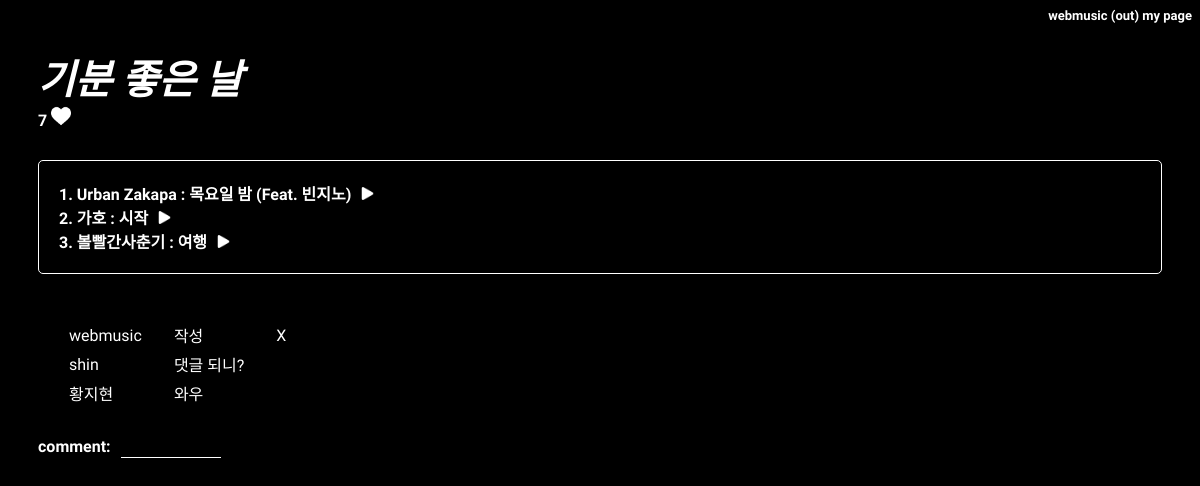
The page /music/2/playlist/ (signed in) on the database its author committed.
### music/models.py (models this page shows, shortened)
class MyPlaylist(models.Model):
    mp_name = models.CharField(max_length=100, null=True)
    mp_like = models.IntegerField(default=0)
    list_pub_date = models.DateTimeField(auto_now=True)
    user_fk = models.ForeignKey(User, on_delete=models.CASCADE, null=True)

class Playlist(models.Model):
    music_fk = models.ForeignKey(Music, on_delete=models.CASCADE, null=True)
    myplaylist_fk = models.ForeignKey(MyPlaylist, on_delete=models.CASCADE, null=True)
    user_fk = models.ForeignKey(User, on_delete=models.CASCADE, null=True)

class Music(models.Model):
    m_like = models.IntegerField(default=0)
    m_title = models.CharField(max_length=100)
    m_videoCd = models.CharField(max_length=100, null=True)
    artist_fk = models.ForeignKey(Artist, on_delete=models.CASCADE)

class Artist(models.Model):
    a_name = models.CharField(max_length=50)
    def __str__(self):
        return self.a_name

class PlaylistComment(models.Model):
    c_contents = models.TextField()
    user_fk = models.ForeignKey(User, on_delete=models.CASCADE, null=True)
    myplaylist_fk = models.ForeignKey(MyPlaylist, on_delete=models.CASCADE, null=True)

### music/views.py (the view, shortened to what this page needs)
# urls.py: path('<int:list_id>/playlist/', views.playlist, name='playlist'),
def playlist(request, list_id):
    playlists = get_object_or_404(models.MyPlaylist, pk=list_id)
    if request.user.is_authenticated:
        user = request.user
        profile = Profile.objects.get(user=user)
        p_liked = profile.like_playlist.filter(id=list_id)
        if p_liked.exists():
            p_liked = False
        else:
            p_liked = True
        context = {'playlists': playlists, 'p_liked': p_liked}
    else:
        context = {'playlists': playlists, 'p_liked': True, 'form': PopupLoginForm()}
    return render(request, 'playlist.html', context)

### templates/playlist.html (shortened to what this page needs)
<head>
</head>
<div id="box">
    {% block html_body %}
    <div style="float: right; font-size:13px;">
        {% if user.is_authenticated %}
        <a class="nav-link" href="{% url 'user:logout' %}?next={{ request.path }}">{{ user.username }} (out)</a>
        <a role="button" class="" href="/music/mypage">my page</a>
        {% else %}
        <a class="nav-link" href="{% url 'user:login' %}?next={{ request.path }}">log in</a> or
        <a role="button" class="" href="{% url 'user:signup' %}?next={{ request.path }}">join</a>
        {% endif %}
    </div>
    <div id="content" style="padding-top: 40px">
        <div id="list_title" style="">
            <h1 style="font-style: italic; font-size:40px; margin:0px">{{ playlists.mp_name }}</h1>
            {{ playlists.mp_like }}
            {% if user.is_authenticated %}
            {% if p_liked %}
            <a id="like_btn1" href="{% url 'music:playlist_like_toggle' playlists.id %}" role="button"
               class="btn btn-outline-primary"><img src="/static/heart-b.png" width="20px"></a>
            {% else %}
            <a id="like_btn2" href="{% url 'music:playlist_like_toggle' playlists.id %}" role="button"
               class="btn btn-outline-primary"><img src="/static/heart.png" width="20px"></a>
            {% endif %}
            {% else %}
            {% comment %}로그인 유도{% endcomment %}
            <a id="like_btn3" role="button" class="btn btn-outline-primary" >likes</a>
            {% endif %}
        </div>
        <div id="music_list" class="overflow-auto" style="height: auto; margin: 30px 30px 40px 0px; padding:20px; border:1px solid white; border-radius: 5px;">
            {% for song in playlists.playlist_set.all %}
            <div>{{ forloop.counter }}. {{ song.music_fk.artist_fk.a_name }} : {{ song.music_fk.m_title }}
                <button type="button" class="play"
                        onclick="window.open('/music/musicvideo/{{ song.music_fk.m_videoCd }}/{{ song.music_fk.m_title }}/{{ song.music_fk.artist_fk }}/', 'video_popup', 'width=720, height=500, left='+popup_x+', top='+popup_y+'')"
                        style="background-color:black; border:none;"><img src="/static/play.png" width="13px"></button></div>
            {% endfor %}
        </div>
        <div id="comment" style="">
            <table class="table">
                <thead>
                <tr>
                    <th scope="col"></th>
                    <th scope="col"></th>
                    <th scope="col"></th>
                </tr>
                </thead>
                <tbody>
                {% for comment in playlists.playlistcomment_set.all %}
                <tr>
                    <td>{{ comment.user_fk }}</td>
                    <td>{{ comment.c_contents }}</td>
                    {% if comment.user_fk == request.user %}
                    <td><a href="{% url 'music:delete_comment' playlists.id %}" class="btn btn-outline-danger">X</a> </td>
                    {% else %}
                    <td></td>
                    {% endif %}
                </tr>
                {% endfor %}
                </tbody>
            </table>
            <form action="{% url 'music:create_comment' playlists.id %}" method="post">
                <div class="input-group mb-3">
                    {% if user.is_authenticated %}
                    comment:<input type="text" class="form-control" placeholder=""
                                   aria-describedby="create_comment" name="content"
                                   style="margin-left:10px;">
                    <input type="submit" class="btn btn-outline-dark" value="" id="create_comment"
                           style="background-image: url(static/down.png) no-repeat 95% 50%; width:13px; height:13px;
                            background-repeat: no-repeat; background-color:black; border:none; margin-top:30px;">
                    {% else %}
                    <a class="form-control" id="modal_trigger" href="#popup_login"
                       style="display:block;height:46px;width:200px;padding:4px 8px; margin-top:10px; box-shadow:inset 1px 1px 4px rgba(0,0,0,.06);background:#FFF;text-decoration:none !important;color:#999 !important">please log in</a>
                    {% endif %}
                </div>
            </form>
        </div>
    </div>
</div>
{% endblock %}

### templates/playlist.html (style rules this page uses)
#box { overflow:scroll; font-family: 'Gowun Dodum', sans-serif; font-weight: bold; -ms-overflow-style: none; scrollbar-width: none; }
.form-control { width: 400px; height: 20px; background-color: black; border-top: none; border-left: none; border-right: none; border-bottom: 1px solid white; margin-bottom: 12px; right: 0; color:white; }
table { border-spacing: 30 3px; text-align : left; vertical-align : left; }
a { text-decoration: none; color: inherit; }

### templates/music_detail/popup_login.html (style rules this page uses)
.form-control { width: 100px; height: 20px; background-color: black; border-top: none; border-left: none; border-right: none; border-bottom: 1px solid white; margin-bottom: 6px; right: 0; color:white; }
* { cursor: url(https://cur.cursors-4u.net/cursors/cur-9/cur817.cur), auto !important; }

### rows shown on the page
MyPlaylist: mp_name "기분 좋은 날", mp_like "7"
Playlist: music_fk.artist_fk.a_name "Urban Zakapa", music_fk.m_title "목요일 밤 (Feat. 빈지노)"
Playlist: music_fk.artist_fk.a_name "가호", music_fk.m_title "시작"
Playlist: music_fk.artist_fk.a_name "볼빨간사춘기", music_fk.m_title "여행"
PlaylistComment: user_fk "webmusic", c_contents "작성", shows "X"
PlaylistComment: user_fk "shin", c_contents "댓글 되니?"
PlaylistComment: user_fk "황지현", c_contents "와우"

### other values the page prints
{{ user.username }} "webmusic"
